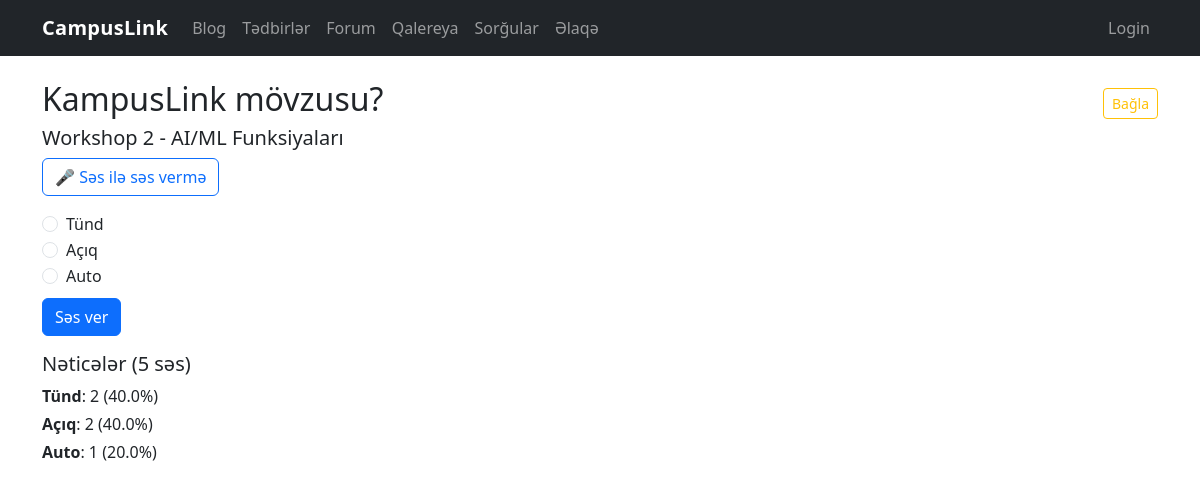
The page /polls/1 on the database as committed earlier.
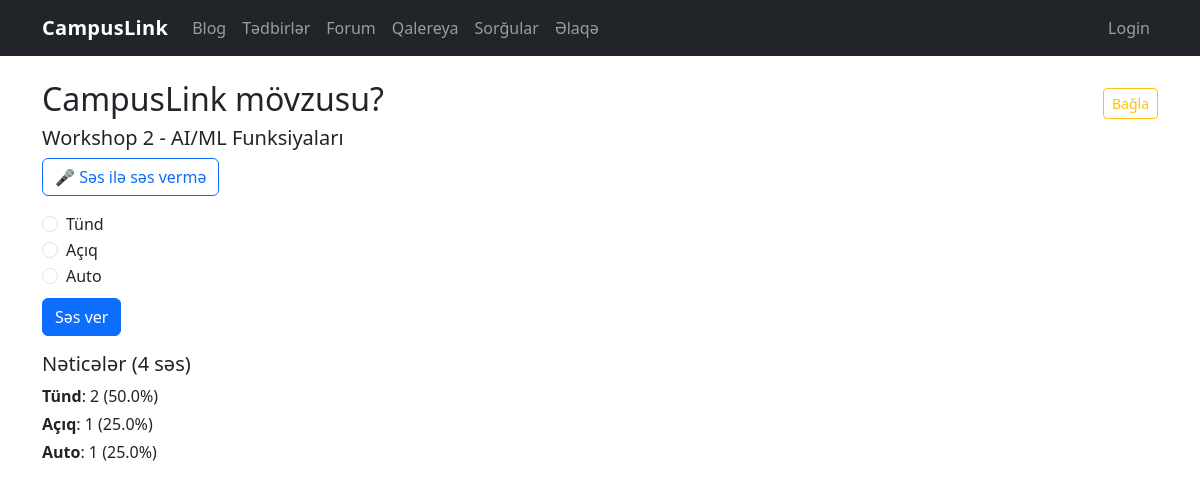
The same page on the database as committed later.
### tables this page shows
CREATE TABLE polls (
            id INTEGER PRIMARY KEY AUTOINCREMENT,
            question TEXT NOT NULL,
            options_json TEXT NOT NULL,
            created_at TEXT NOT NULL,
            is_closed INTEGER NOT NULL DEFAULT 0
        );

### polls.py (the view, shortened to what this page needs)
@bp.route("/<int:poll_id>", methods=["GET", "POST"])
def detail(poll_id: int):
    db = get_db()
    cursor = db.execute("SELECT * FROM polls WHERE id=?", (poll_id,))
    poll_row = cursor.fetchone()
    if not poll_row:
        return render_template("404.html"), 404
    poll = dict(poll_row)
    options = json.loads(poll["options_json"])
    cursor = db.execute(
        "SELECT option_index, COUNT(*) AS cnt FROM poll_votes WHERE poll_id=? GROUP BY option_index",
        (poll_id,)
    )
    votes = cursor.fetchall()
    counts = {row["option_index"]: row["cnt"] for row in votes}
    total = sum(counts.values()) if counts else 0
    percentages = []
    for i, opt in enumerate(options):
        count = counts.get(i, 0)
        pct = (count / total * 100) if total > 0 else 0.0
        percentages.append((opt, (count, pct)))
    return render_template("polls/detail.html", poll=poll, options=options, percentages=percentages, total=total)

### database.py (called while the page is built)
def get_db():
    if "db" not in g:
        g.db = sqlite3.connect(DB_PATH)
        g.db.row_factory = sqlite3.Row
    return g.db

### forum.py (called while the page is built, shortened)
def _current_user_display() -> str:
    role = session.get("role") or "guest"
    if role == "admin":
        return (session.get("admin_name") or session.get("user_name") or "Admin").strip() or "Admin"
    if role == "user":
        return (session.get("user_name") or "User").strip() or "User"
    return "Guest"

@bp.app_context_processor
def _inject_forum_auth():
    return {"forum_role": session.get("role") or "guest", "forum_name": _current_user_display()}

def ensure_forum_schema() -> None:
    global _schema_ready
    if _schema_ready:
        return

@bp.before_app_request
def _forum_schema_bootstrap():
    db = get_db()
    db.execute("PRAGMA foreign_keys = ON;")
    ensure_forum_schema()

### polls.py (called while the page is built)
@bp.before_app_request
def ensure_session():
    if "voter_id" not in session:
        session["voter_id"] = secrets.token_hex(8)
    return None

### templates/polls/detail.html (shortened to what this page needs)
{% extends "base.html" %}
{% block content %}
  <div class="d-flex justify-content-between align-items-center">
    <h2>{{ poll["question"] }}</h2>
    <a class="btn btn-sm btn-outline-warning" href="{{ url_for('polls.toggle', poll_id=poll['id']) }}?password=admin123">
      {% if poll['is_closed'] %}Aç{% else %}Bağla{% endif %}
    </a>
  </div>
  <div class="mb-3">
    <h5>Workshop 2 - AI/ML Funksiyaları</h5>
    {% if not poll['is_closed'] %}
      <a href="{{ url_for('polls_speech.speech_vote', poll_id=poll['id']) }}" class="btn btn-outline-primary">🎤 Səs ilə səs vermə</a>
    {% endif %}
  </div>
  <form method="post" class="mb-3">
    {% if poll['is_closed'] %}
      <div class="alert alert-secondary">Sorğu bağlıdır, səs vermək mümkün deyil.</div>
    {% else %}
      {% for opt, meta in percentages %}
        {% set idx = loop.index0 %}
        <div class="form-check">
          <input class="form-check-input" type="radio" name="option_index" value="{{ idx }}" id="opt{{ idx }}">
          <label class="form-check-label" for="opt{{ idx }}">{{ opt }}</label>
        </div>
      {% endfor %}
      <button class="btn btn-primary mt-2">Səs ver</button>
    {% endif %}
  </form>
  <h5>Nəticələr ({{ total }} səs)</h5>
  <ul class="list-unstyled">
    {% for opt, meta in percentages %}
      {% set count = meta[0] %}
      {% set pct = meta[1] %}
      <li class="mb-1"><strong>{{ opt }}</strong>: {{ count }} ({{ "%.1f"|format(pct) }}%)</li>
    {% endfor %}
  </ul>
{% endblock %}

Rows that differ between the two databases and show on the page:
changed polls: question "KampusLink mövzusu?" → "CampusLink mövzusu?"
Other text that changed with them:
{{ total }}: "5" → "4"
new list line: "Tünd : 2 ( 50.0 %)"
new list line: "Açıq : 1 ( 25.0 %)"
new list line: "Auto : 1 ( 25.0 %)"
list line gone: "Tünd : 2 ( 40.0 %)"
list line gone: "Açıq : 2 ( 40.0 %)"
list line gone: "Auto : 1 ( 20.0 %)"
